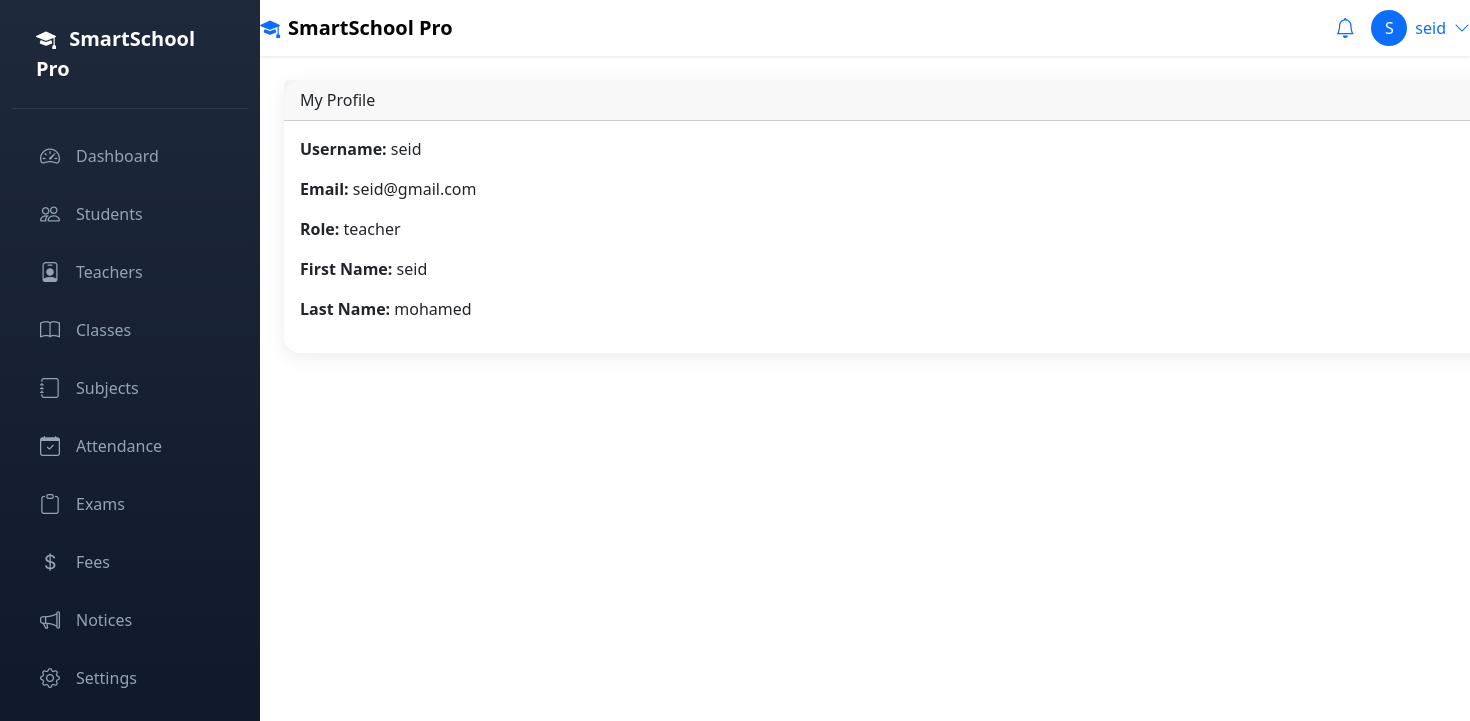
The page /accounts/profile/ (signed in) on the database its author committed.
### accounts/models.py (models this page shows, shortened)
class User(AbstractUser):
    class Role(models.TextChoices):
        ADMIN = 'admin', _('Admin')
        TEACHER = 'teacher', _('Teacher')
        STUDENT = 'student', _('Student')
    role = models.CharField(max_length=20, choices=Role.choices, default=Role.STUDENT)
    phone = models.CharField(max_length=20, blank=True)
    address = models.TextField(blank=True)
    photo = models.ImageField(upload_to='users/', blank=True, null=True)
    date_of_birth = models.DateField(null=True, blank=True)
    created_at = models.DateTimeField(auto_now_add=True)
    updated_at = models.DateTimeField(auto_now=True)
    class Meta:
        verbose_name = _('user')
        verbose_name_plural = _('users')

### accounts/views.py (the view)
# urls.py: path('profile/', views.profile, name='profile'),
@login_required
def profile(request):
    return render(request, 'accounts/profile.html', {'user': request.user})

### templates/accounts/profile.html (shortened to what this page needs)
{% extends 'base.html' %}
{% block content %}
<div class="card">
    <div class="card-header">My Profile</div>
    <div class="card-body">
        <p><strong>Username:</strong> {{ user.username }}</p>
        <p><strong>Email:</strong> {{ user.email }}</p>
        <p><strong>Role:</strong> {{ user.role }}</p>
        <p><strong>First Name:</strong> {{ user.first_name }}</p>
        <p><strong>Last Name:</strong> {{ user.last_name }}</p>
    </div>
</div>
{% endblock %}

### templates/base.html (shortened to what this page needs)
<!DOCTYPE html>
<html lang="en">
<head>
    <link href="https://cdn.jsdelivr.net/npm/bootstrap@5.3.0/dist/css/bootstrap.min.css" rel="stylesheet">
    <link rel="stylesheet" href="https://cdn.jsdelivr.net/npm/bootstrap-icons@1.11.0/font/bootstrap-icons.css">
</head>
<body>
    {% if user.is_authenticated and request.path != '/accounts/login/' and request.path != '/accounts/register/' %}
    <nav class="navbar navbar-expand-lg navbar-light bg-white sticky-top">
<div class="container-fluid p-0">
            <a class="navbar-brand d-flex align-items-center gap-2" href="{% url 'dashboard' %}">
                <i class="bi bi-mortarboard-fill text-primary"></i>
                <span class="fw-bold">{% if request.tenant %}{{ request.tenant.name }}{% else %}SmartSchool Pro{% endif %}</span>
            </a>
            <div class="d-flex align-items-center gap-3">
                <a href="#" class="position-relative">
                    <i class="bi bi-bell fs-5"></i>
                </a>
                <div class="dropdown">
                    <a href="#" class="d-flex align-items-center gap-2 text-decoration-none" data-bs-toggle="dropdown">
                        <div class="rounded-circle bg-primary text-white d-flex align-items-center justify-content-center" style="width:36px;height:36px">
                            {{ user.username.0|upper }}
                        </div>
                        <span class="d-none d-md-inline">{{ user.username }}</span>
                        <i class="bi bi-chevron-down"></i>
                    </a>
                </div>
            </div>
        </div>
    </nav>
    <div class="container-fluid">
        <div class="row">
            <nav class="col-md-2 d-none d-md-block sidebar">
                <div class="sidebar-brand">
                    <i class="bi bi-mortarboard-fill me-2"></i>
                    <span>{% if request.tenant %}{{ request.tenant.name }}{% else %}SmartSchool Pro{% endif %}</span>
                </div>
                <div class="pt-3">
                    <a href="{% url 'dashboard' %}" class="{% if request.resolver_match.url_name == 'dashboard' %}active{% endif %}">
                        <i class="bi bi-speedometer2"></i><span>Dashboard</span>
                    </a>
                    <a href="{% url 'student_list' %}" class="{% if 'student' in request.resolver_match.url_name %}active{% endif %}">
                        <i class="bi bi-people"></i><span>Students</span>
                    </a>
                    <a href="{% url 'teacher_list' %}" class="{% if 'teacher' in request.resolver_match.url_name %}active{% endif %}">
                        <i class="bi bi-person-badge"></i><span>Teachers</span>
                    </a>
                    <a href="{% url 'class_list' %}" class="{% if request.resolver_match.url_name == 'class_list' %}active{% endif %}">
                        <i class="bi bi-book"></i><span>Classes</span>
                    </a>
                    <a href="{% url 'subject_list' %}" class="{% if 'subject' in request.resolver_match.url_name %}active{% endif %}">
                        <i class="bi bi-journal"></i><span>Subjects</span>
                    </a>
                    <a href="{% url 'attendance_report' %}" class="{% if 'attendance' in request.resolver_match.url_name %}active{% endif %}">
                        <i class="bi bi-calendar-check"></i><span>Attendance</span>
                    </a>
                    <a href="{% url 'exam_list' %}" class="{% if 'exam' in request.resolver_match.url_name %}active{% endif %}">
                        <i class="bi bi-clipboard"></i><span>Exams</span>
                    </a>
                    <a href="{% url 'fee_structure_list' %}" class="{% if 'fee' in request.resolver_match.url_name %}active{% endif %}">
                        <i class="bi bi-currency-dollar"></i><span>Fees</span>
                    </a>
                    <a href="{% url 'announcement_list' %}" class="{% if 'announcement' in request.resolver_match.url_name %}active{% endif %}">
                        <i class="bi bi-megaphone"></i><span>Notices</span>
                    </a>
                    <a href="{% url 'user_list' %}" class="{% if 'user' in request.resolver_match.url_name %}active{% endif %}">
                        <i class="bi bi-gear"></i><span>Settings</span>
                    </a>
                </div>
            </nav>
            <main class="main-content">
    {% else %}
    <main class="container">
    {% endif %}
        {% block content %}{% endblock %}
    </main>
    </div>
    </div>
</body>
</html>

### templates/base.html (style rules this page uses)
body { font-family: 'Segoe UI', system-ui, sans-serif; }
.sidebar { height: 100vh; position: fixed; top: 0; left: 0; background: linear-gradient(180deg, #1e293b 0%, #0f172a 100%); width: 260px; z-index: 1000; overflow-y: auto; transition: all 0.3s ease; }
.sidebar-brand { padding: 1.5rem; font-size: 1.25rem; font-weight: 700; color: #fff; border-bottom: 1px solid rgba(255,255,255,0.1); }
.sidebar a { color: #94a3b8; text-decoration: none; padding: 12px 20px; display: flex; align-items: center; gap: 12px; transition: all 0.2s ease; border-radius: 8px; margin: 4px 8px; }
.sidebar i { font-size: 1.25rem; width: 24px; }
.navbar { background: rgba(255,255,255,0.95); backdrop-filter: blur(10px); box-shadow: 0 1px 3px rgba(0,0,0,0.1); margin-left: 260px; width: calc(100% - 260px); z-index: 999; }
.main-content { margin-left: 260px; padding: 1.5rem; min-height: 100vh; }
.card { border: none; border-radius: 16px; box-shadow: 0 4px 20px rgba(0,0,0,0.08); transition: all 0.3s ease; }

### rows shown on the page
User: username.0 "S", username "seid", email "seid@gmail.com", role "teacher", first_name "seid", last_name "mohamed"
